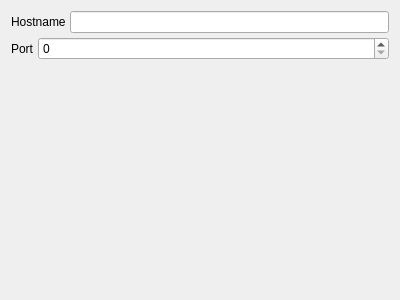
<?xml version="1.0" encoding="UTF-8"?>
<ui version="4.0">
 <class>SessionOptionsRawProperties</class>
 <widget class="QWidget" name="SessionOptionsRawProperties">
  <property name="geometry">
   <rect>
    <x>0</x>
    <y>0</y>
    <width>400</width>
    <height>300</height>
   </rect>
  </property>
  <layout class="QVBoxLayout" name="verticalLayout">
   <property name="spacing">
    <number>4</number>
   </property>
   <item>
    <layout class="QHBoxLayout" name="horizontalLayout">
     <property name="spacing">
      <number>4</number>
     </property>
     <item>
      <widget class="QLabel" name="label">
       <property name="sizePolicy">
        <sizepolicy hsizetype="Fixed" vsizetype="Preferred">
         <horstretch>0</horstretch>
         <verstretch>0</verstretch>
        </sizepolicy>
       </property>
       <property name="text">
        <string>Hostname</string>
       </property>
      </widget>
     </item>
     <item>
      <widget class="QLineEdit" name="lineEditHostname"/>
     </item>
    </layout>
   </item>
   <item>
    <layout class="QHBoxLayout" name="horizontalLayout_2">
     <property name="spacing">
      <number>4</number>
     </property>
     <item>
      <widget class="QLabel" name="label_2">
       <property name="sizePolicy">
        <sizepolicy hsizetype="Fixed" vsizetype="Preferred">
         <horstretch>0</horstretch>
         <verstretch>0</verstretch>
        </sizepolicy>
       </property>
       <property name="text">
        <string>Port</string>
       </property>
      </widget>
     </item>
     <item>
      <widget class="QSpinBox" name="spinBoxPort">
       <property name="maximum">
        <number>65535</number>
       </property>
      </widget>
     </item>
    </layout>
   </item>
   <item>
    <spacer name="verticalSpacer">
     <property name="orientation">
      <enum>Qt::Vertical</enum>
     </property>
     <property name="sizeHint" stdset="0">
      <size>
       <width>20</width>
       <height>40</height>
      </size>
     </property>
    </spacer>
   </item>
  </layout>
 </widget>
 <resources/>
 <connections/>
</ui>
